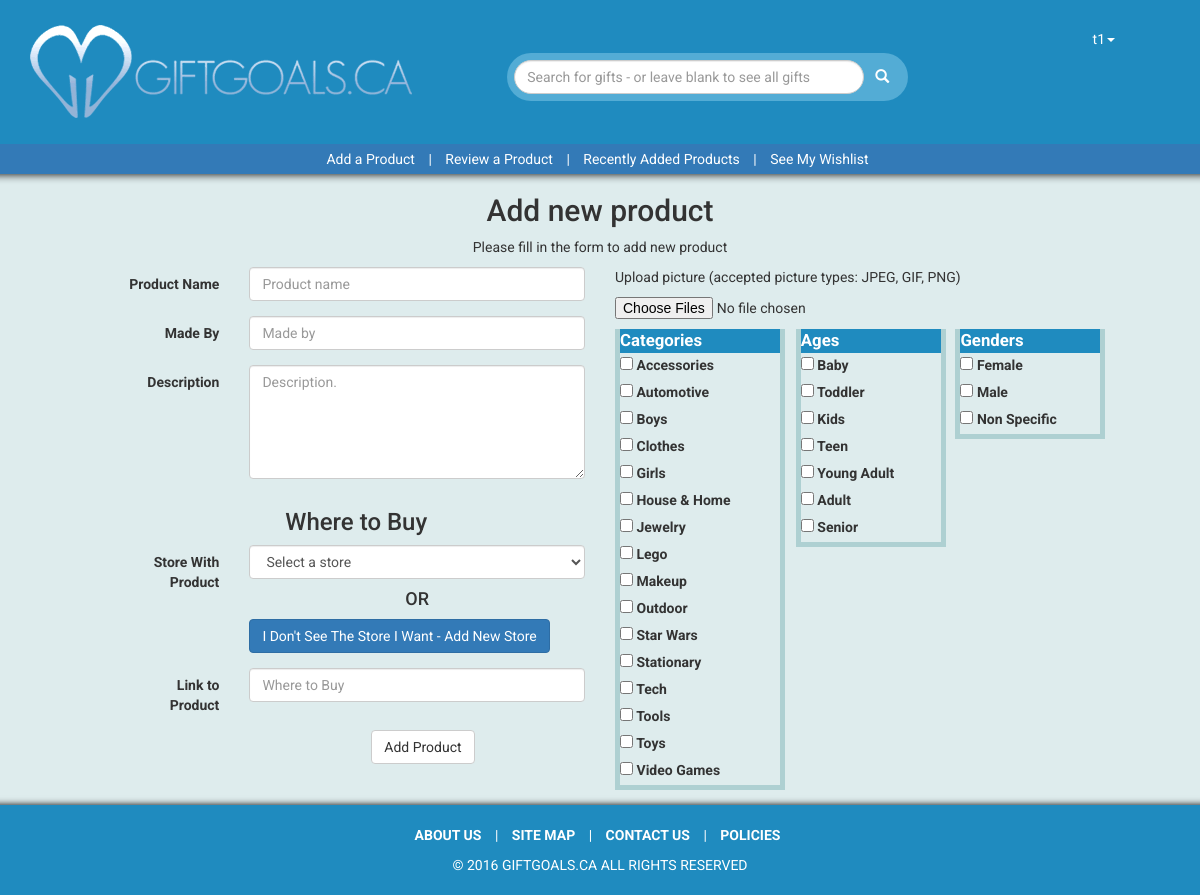
The app's page /newproduct.php (signed in) with its own data.
### tables this page shows
CREATE TABLE IF NOT EXISTS `categories` (
  `catID` int(11) NOT NULL AUTO_INCREMENT,
  `catName` varchar(50) NOT NULL,
  PRIMARY KEY (`catID`)
);

CREATE TABLE IF NOT EXISTS `ages` (
  `ageID` int(11) NOT NULL AUTO_INCREMENT,
  `ageText` varchar(50) NOT NULL,
  PRIMARY KEY (`ageID`)
);

CREATE TABLE IF NOT EXISTS `genders` (
  `genderID` int(11) NOT NULL AUTO_INCREMENT,
  `genderText` varchar(20) NOT NULL,
  PRIMARY KEY (`genderID`)
);

### newproduct.php (the view, shortened to what this page needs)
<?php
include_once "header.php";
?>
<h2 class="text-center">Add new product</h2>
  <p class="text-center">Please fill in the form to add new product</p>
      <div class="row">
        <form class="form-horizontal" action="<?php  echo htmlspecialchars($_SERVER['PHP_SELF']); ?> " method="post" enctype="multipart/form-data">
          <div class="col-sm-5 col-sm-offset-1">
            <div class="form-group">
              <label for="pname" class="col-sm-3 control-label">Product Name</label>
              <div class="col-sm-9">
                <input id="pName" type="text" class="form-control" name="productName" placeholder="Product name" required="required" autofocus />
              </div>
            </div>
            <div class="form-group">
              <label for="madeBy" class="col-sm-3 control-label">Made By</label>
              <div class="col-sm-9">
                <input type="text" class="form-control" name="madeBy" placeholder="Made by" autofocus />
              </div>
            </div>
            <div class="form-group">
              <label for="description" class="col-sm-3 control-label">Description</label>
              <div class="col-sm-9">
                <textarea name="description" class="form-control"  rows="5" required placeholder="Description."></textarea>
              </div>
            </div>
            <div class="wtb"><h3>Where to Buy</h3></div>
            <div class="form-group"  id="selStore">
              <label for="stores" class="col-sm-3 control-label">Store With Product</label>
              <div class="col-sm-9">
                <select name="stores" id="stores" class="form-control">
                <option value="-1">Select a store</option>
                </select>
                <h4 class="wtb">OR</h4><input name="nStore" type="button" id="nStore" value="I Don't See The Store I Want - Add New Store" class="btn btn-primary" onClick="setVis('addStore')">
              </div>
            </div>
            <div class="form-group">
              <label for="whereToBuy" class="col-sm-3 control-label">Link to Product</label>
              <div class="col-sm-9">
                <input type="text" class="form-control" name="whereToBuy" required="required" placeholder="Where to Buy" autofocus />
              </div>
            </div>            <div class="form-group">
              <div class="col-sm-offset-6 col-sm-6">
                <button type="submit" name="submitProduct" class="btn btn-default">Add Product</button>
              </div>
            </div>
          </div>
          <div class="col-sm-5">
            <p>Upload picture (accepted picture types: JPEG, GIF, PNG)</p>
              <input type="file" name="txtUpload[]" multiple size="5" accept=".jpg, .gif, .png"/>
          </div>
          <div class="col-sm-5">
            <table width="500">
              <tr valign="top"><td>
                  <table width='170' class="categories"><tr><th>Categories</th></tr>
                    <?php
                    $catquery = "select * from categories order by catName";
                    $cats = $conn->query($catquery);
                    while($row = $cats->fetch_assoc())
                    {
                      print <<<Mark
      <tr>
        <td><label>
          <input type='checkbox' name='categories[]' value='$row[catID]'>
          $row[catName]</label></td>
      </tr>
Mark;
                    }
                    ?>
                  </table>
                </td><td>
                  <table width='150' class="categories"><tr><th>Ages</th></tr>
                    <?php
                    $agequery = "select * from ages order by ageID";
                    $ages = $conn->query($agequery);
                    while($row = $ages->fetch_assoc())
                    {
                      print <<<Mark
      <tr>
        <td><label>
          <input type='checkbox' name='ages[]' value='$row[ageID]'>
          $row[ageText]</label></td>
      </tr>
Mark;
                    }
                    ?>    </table>
                </td>
                <td>
                  <table width='150' class="categories"><tr><th>Genders</th></tr>
                    <?php
                    $genderquery = "select * from genders order by genderText";
                    $genders = $conn->query($genderquery);
                    while($row = $genders->fetch_assoc())
                    {
                      print <<<Mark
      <tr>
        <td><label>
          <input type='checkbox' name='genders[]' value='$row[genderID]'>
          $row[genderText]</label></td>
      </tr>
Mark;
                    }
                    ?>    </table>
              </tr>
            </table>
          </div>
        </form>
      </div>
<?php include_once "footer.php"; ?>

### style.css (style rules this page uses)
body { min-height: 10%; overflow-x: hidden; background-color: #deeced; font-family: 'Roboto', sans-serif; }

### newproduct.php (style rules this page uses)
.categories { border-right: thick solid #AED0D2; border-left: thick solid #AED0D2; border-bottom: thick solid #AED0D2; }
.categories th { background-color: #1f8bbf; color: white; border-top:: thick solid #AED0D2; font-size: 1.2em; }
.wtb { text-align:center; }
#nStore { text-align:center; }

### records on screen
categories: catName "Accessories"
categories: catName "Automotive"
categories: catName "Boys"
categories: catName "Clothes"
categories: catName "Girls"
categories: catName "House & Home"
categories: catName "Jewelry"
categories: catName "Lego"
categories: catName "Makeup"
categories: catName "Outdoor"
categories: catName "Star Wars"
categories: catName "Stationary"
categories: catName "Tech"
categories: catName "Tools"
categories: catName "Toys"
categories: catName "Video Games"
ages: ageText "Baby"
ages: ageText "Toddler"
ages: ageText "Kids"
ages: ageText "Teen"
ages: ageText "Young Adult"
ages: ageText "Adult"
ages: ageText "Senior"
genders: genderText "Female"
genders: genderText "Male"
genders: genderText "Non Specific"

### other values on screen
$_SESSION['userName'] "t1"
